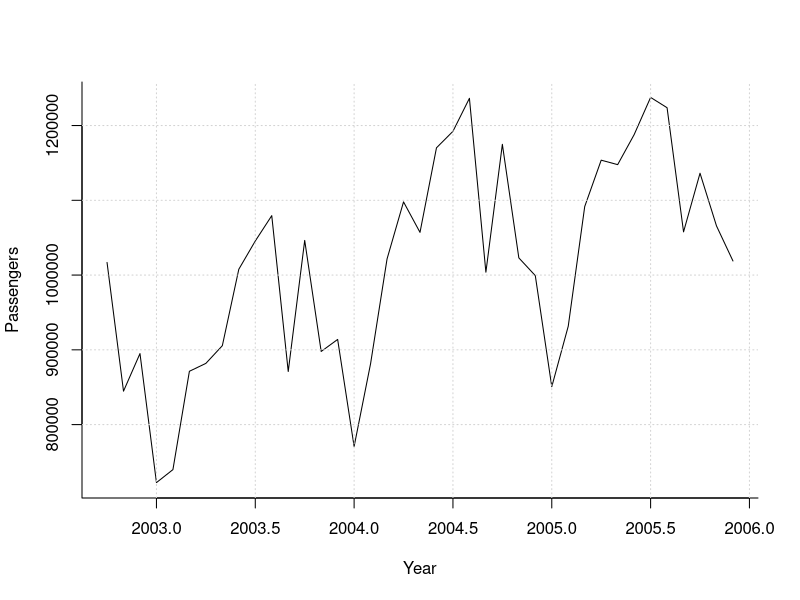

The R source for this figure:
# Display subwindow of data set
library(forecast)
# Load airport passenger data
logan.data <- read.csv("LoganPassengers.csv")
logan.data <- logan.data[logan.data$total<5000000,]
logan.ts <- ts(logan.data$total,start=c(2002,10), freq=12)
# create subwindow (3 years)
logan.ts.zoom <- window(logan.ts,start=c(2002,10),end=c(2005,12))
# plot it
plot(logan.ts.zoom,xlab="Year",ylab="Passengers",bty="l")
grid()